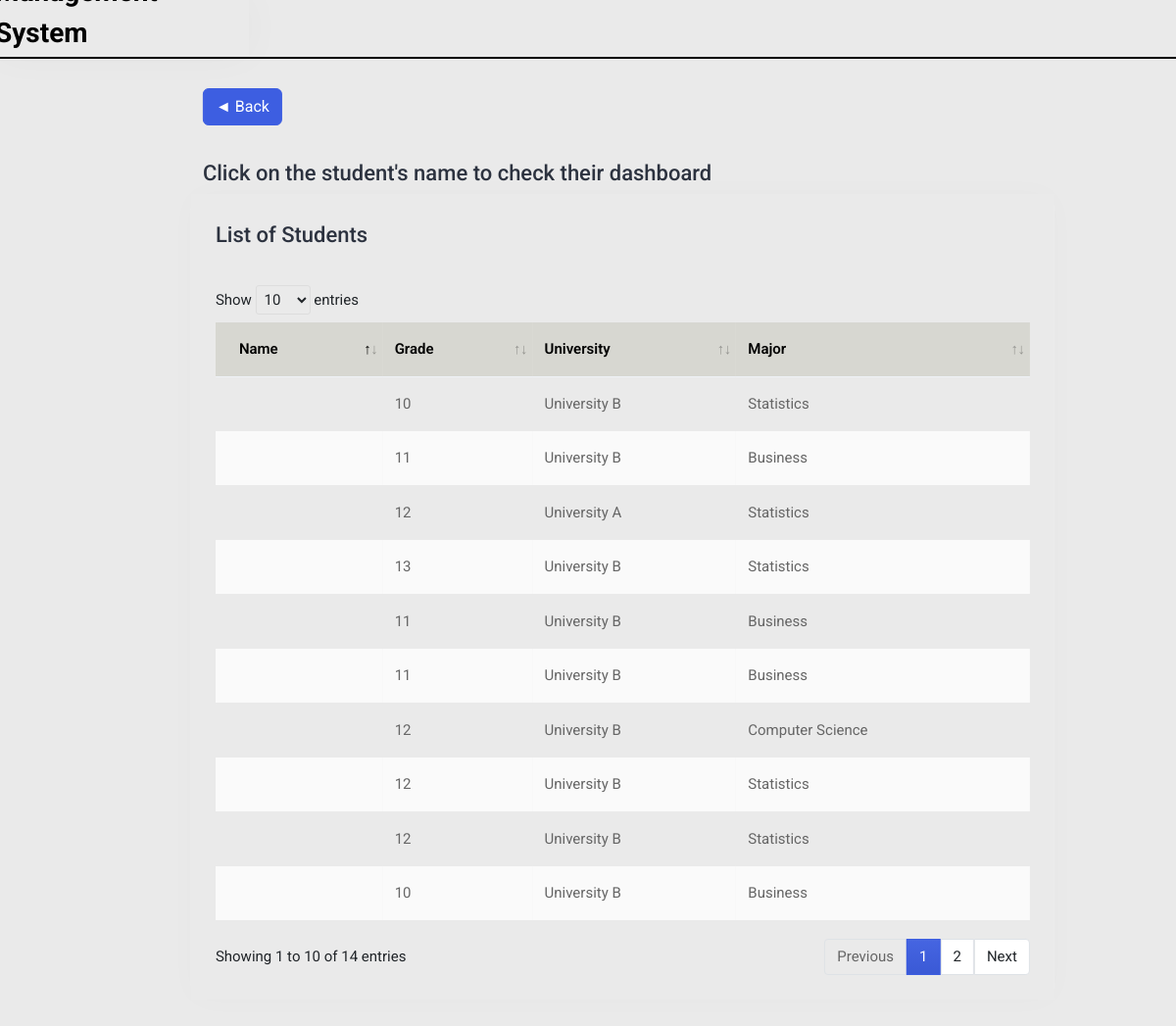
The app's page /counselor-studentdashboard/ (signed in) with its own data.
### student/models.py (models this page shows, shortened)
class Student(models.Model):
    GRADE_CHOICES = [
        (10, 'Year 10'),
        (11, 'Year 11'),
        (12, 'Year 12'),
        (13, 'Year 13'),
    ]
    name = models.TextField(max_length=60, default="noname")
    grade = models.IntegerField(choices=GRADE_CHOICES)
    university = models.ForeignKey(University, on_delete=models.CASCADE, default=None)
    major = models.ForeignKey(Major, on_delete=models.CASCADE)
    ib_subject = models.TextField(max_length=60, null=True)
    ib_ia_title = models.TextField(max_length=250, null=True)
    strength = models.TextField(max_length=5000, null=True)
    weakness = models.TextField(max_length=5000, null=True)
    recommendation = models.TextField(max_length=5000, null=True)
    is_active = models.BooleanField(default=True)

### manager/models.py (models this page shows, shortened)
class University(models.Model):
    name = models.CharField(max_length=50)

class Major(models.Model):
    name = models.CharField(max_length=50)

### counselor/views.py (the view)
# urls.py: path('counselor-studentdashboard/', views.counselor_studentdashboard, name='counselor-studentdashboard'),
@login_required
def counselor_studentdashboard(request):
    students = Student.objects.all()
    context = {
        'students' : students
    }
    return render(request, 'counselor_studentdashboard.html', context)

### counselor/templates/counselor_studentdashboard.html (shortened to what this page needs)
{% load static %}
<!DOCTYPE html>
<html lang="en">
<head>
	<link rel="stylesheet" href="{% static 'css/bootstrap.min.css' %}">
	<link rel="stylesheet" href="{% static 'plugins/datatables/datatables.min.css' %}">
	<link rel="stylesheet" href="{% static 'css/login_style.css' %}">
</head>
<body>
	<div class="main-wrapper">
		<div class="header">
			<div class="header-left">
				<h3>Management System</h3>
			</div>
		</div>
		<div class="page-wrapper">
			<div class="content container-fluid">
				<div class="row justify-content-center">
					<div class="row">
						<div class="col-sm-12">
							<a href="{% url 'counselor-main' %}" class="btn btn-primary mb-3">◄ Back</a>
							<div class="page-sub-header">
								<h3 class="page-title">Click on the student's name to check their dashboard</h3>
							</div>
						</div>
					</div>
				</div>
				<div class="row">
					<div class="col-sm-12">
						<div class="card card-table comman-shadow">
							<div class="card-body">
								<div class="page-header">
									<div class="row align-items-center">
										<div class="col">
											<h3 class="page-title">List of Students</h3>
										</div>
									</div>
								</div>
								<div class="table-responsive">
									<table
										class="table border-0 star-student table-hover table-center mb-0 datatable table-striped">
										<thead class="student-thread">
											<tr>
												<th style="background: #d7d7d1;">Name</th>
												<th style="background: #d7d7d1;">Grade</th>
												<th style="background: #d7d7d1;">University</th>
												<th style="background: #d7d7d1;">Major</th>
											</tr>
										</thead>
										<tbody>
											{% for student in students %}
											<tr>
												<td>
												</td>
												<td>{{ student.grade }}</td>
												<td>{{ student.university.name }}</td>
												<td>{{ student.major.name }}</td>
											</tr>
											{% endfor %}
										</tbody>
									</table>
								</div>
							</div>
						</div>
					</div>
				</div>
			</div>
		</div>
	</div>
</body>
</html>

### records on screen
Student: grade "10", university.name "University B", major.name "Statistics"
Student: grade "11", university.name "University B", major.name "Business"
Student: grade "12", university.name "University A", major.name "Statistics"
Student: grade "13", university.name "University B", major.name "Statistics"
Student: grade "11", university.name "University B", major.name "Business"
Student: grade "11", university.name "University B", major.name "Business"
Student: grade "12", university.name "University B", major.name "Computer Science"
Student: grade "12", university.name "University B", major.name "Statistics"
Student: grade "12", university.name "University B", major.name "Statistics"
Student: grade "10", university.name "University B", major.name "Business"
